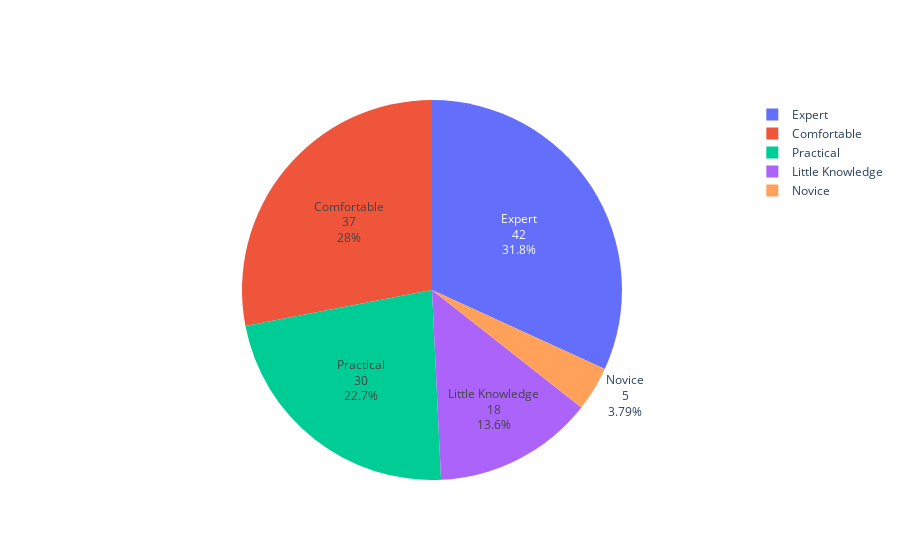

The cell this chart's notebook holds for it:
### Code cell
col = 'Python_experience'
fig_path = os.path.join(path_root,'figures', col +'.pdf')
# df_vals = data_df[col].map(lambda x: x if x not in ['Other, please specify'] else 'Other')
# data_df[col]= df_vals

v_count = data_df[col].value_counts()
print(v_count)

lbls = list(v_count.index)
vals = list(v_count)

print(list(v_count.index))

fig = go.Figure()
fig = go.Figure(data=[go.Pie(labels=lbls, values=vals, textinfo='label+value+percent',name ='Organization Type') ])

fig.show()
# print(fig_path)
fig.write_image(fig_path)

### Figure 1 — Plotly figure (JSON) as saved in the notebook; plotly's stock layout.template omitted (floating-point values rounded to 4 significant figures)
{"data": [{"labels": ["Expert", "Comfortable", "Practical", "Little Knowledge", "Novice"], "name": "Organization Type", "textinfo": "label+value+percent", "type": "pie", "values": [42, 37, 30, 18, 5]}], "layout": {}}
